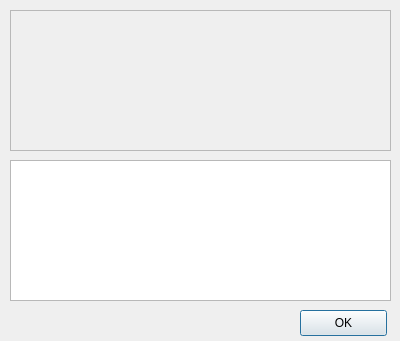
<?xml version="1.0" encoding="UTF-8"?>
<ui version="4.0">
 <class>Dialog</class>
 <widget class="QDialog" name="Dialog">
  <property name="geometry">
   <rect>
    <x>0</x>
    <y>0</y>
    <width>400</width>
    <height>341</height>
   </rect>
  </property>
  <property name="windowTitle">
   <string>Выберите сертификат</string>
  </property>
  <widget class="QScrollArea" name="scrollArea">
   <property name="geometry">
    <rect>
     <x>10</x>
     <y>10</y>
     <width>381</width>
     <height>141</height>
    </rect>
   </property>
   <property name="widgetResizable">
    <bool>true</bool>
   </property>
   <widget class="QWidget" name="scrollAreaWidgetContents">
    <property name="geometry">
     <rect>
      <x>0</x>
      <y>0</y>
      <width>379</width>
      <height>139</height>
     </rect>
    </property>
   </widget>
  </widget>
  <widget class="QTextEdit" name="textEdit">
   <property name="geometry">
    <rect>
     <x>10</x>
     <y>160</y>
     <width>381</width>
     <height>141</height>
    </rect>
   </property>
  </widget>
  <widget class="QPushButton" name="pushButton">
   <property name="geometry">
    <rect>
     <x>300</x>
     <y>310</y>
     <width>87</width>
     <height>26</height>
    </rect>
   </property>
   <property name="text">
    <string>OK</string>
   </property>
  </widget>
 </widget>
 <resources/>
 <connections/>
</ui>
